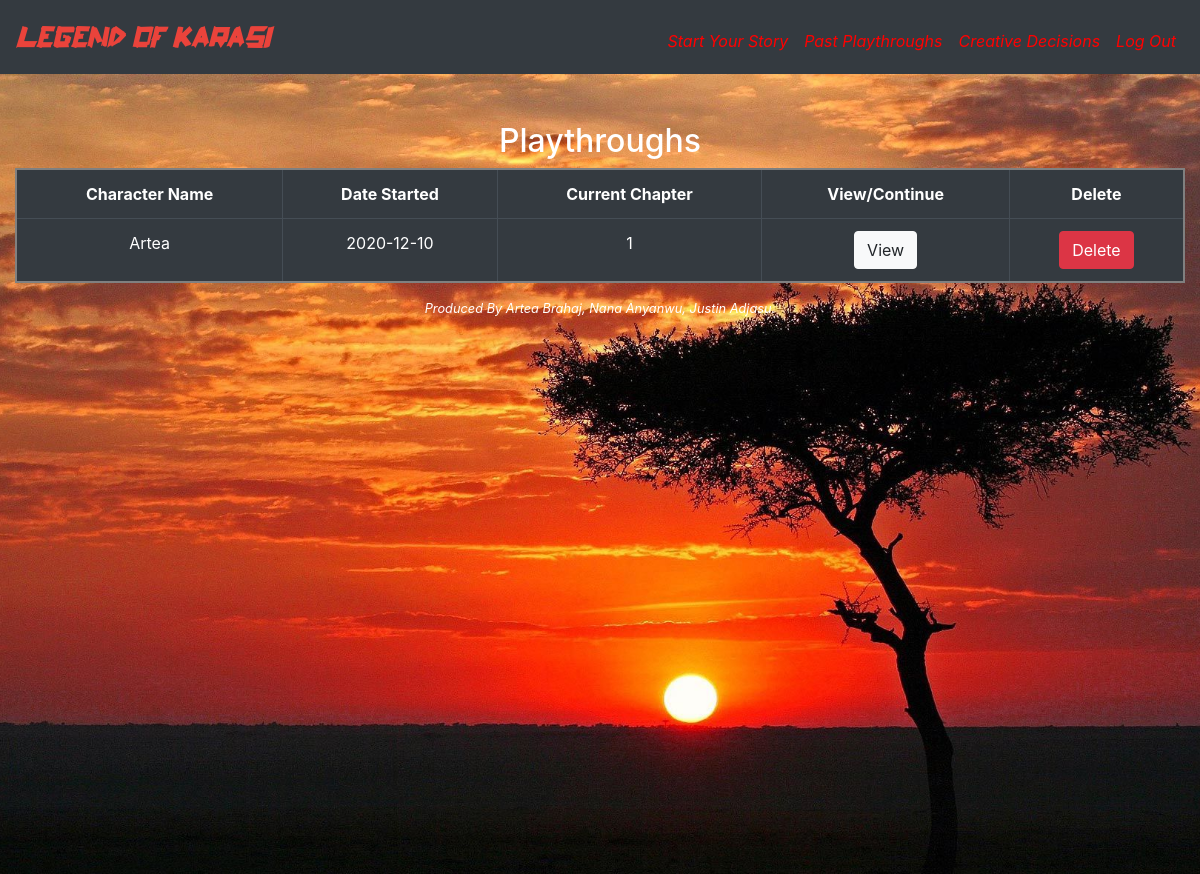
The page / (signed in) on the database its author committed.
### tables this page shows
CREATE TABLE "plays" ('id' integer PRIMARY KEY AUTOINCREMENT NOT NULL, 'user_id' integer NOT NULL, 'name' text NOT NULL, 'pronouns' text NOT NULL, 'survivalist' integer DEFAULT 0 ,'prophet' integer DEFAULT 0 , 'antichrist' integer DEFAULT 0 ,'date' timestamp DEFAULT CURRENT_DATE ,'sim_play' INTEGER, 'ch_number' INTEGER DEFAULT 1, 'christ' INTEGER DEFAULT 0, 'finished' boolean DEFAULT 0, FOREIGN KEY(user_id) REFERENCES users(id));

### application.py (the view, shortened to what this page needs)
@app.route("/", methods=['POST', 'GET'])
@login_required
def index():
    if request.method == "GET":
        plays = db.execute("SELECT * FROM plays WHERE user_id = ?", session["user_id"])
        for play in plays:
            if db.execute("SELECT * FROM plays WHERE id = ?", play["id"])[0]["finished"] == False:
                play["word"] = "Continue"
            else:
                play["word"] = "View"
        return render_template("index.html", plays=plays)

### application.py (called while the page is built)
@app.after_request
def after_request(response):
    response.headers["Cache-Control"] = "no-cache, no-store, must-revalidate"
    response.headers["Expires"] = 0
    response.headers["Pragma"] = "no-cache"
    return response

### helpers.py (called while the page is built)
def login_required(f):
    @wraps(f)
    def decorated_function(*args, **kwargs):
        if session.get("user_id") is None:
            return redirect("/login")
        return f(*args, **kwargs)
    return decorated_function

### templates/index.html (shortened to what this page needs)
{% extends "layout.html" %}
{% block main %}
<br>
<br>
    <h2>
        Playthroughs
    </h2>
    <table border= 2 bordercolor= "#808080" class="table table-dark">
        <tr>
            <th scope="col">Character Name</th>
            <th scope="col">Date Started</th>
            <th scope="col">Current Chapter</th>
            <th scope="col">View/Continue</th>
            <th scope="col">Delete</th>
        </tr>
    {% if plays %}
    {% for play in plays %}
    <tr>
        <td>{{ play.name }}</td>
        <td>{{ play.date }}</td>
        <td>{{ play.ch_number }}</td>
        <td><button name="continue" class="btn btn-light" value="{{ play.id }}" type="submit" form="continue">{{ play.word }}</button></td>
        <td><button name="delete" class="btn btn-danger" value="{{ play.id }}" type="submit" form="continue">Delete</button></td>
    </tr>
    {% endfor %}
    {% endif %}
    </table>
{% endblock %}

### static/styles.css (style rules this page uses)
body { background-color: black; color: white; }
body, html { height: 100%; }
hr, h2, div { text-align: center; }

### rows shown on the page
plays: name "Artea", date "2020-12-10", ch_number "1", {{ play.id }} 4 (drawn), word "View"
